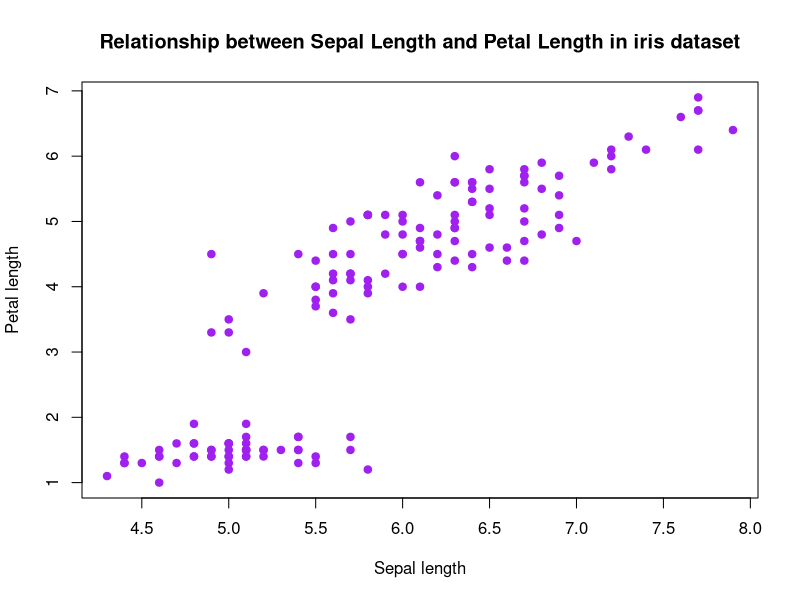
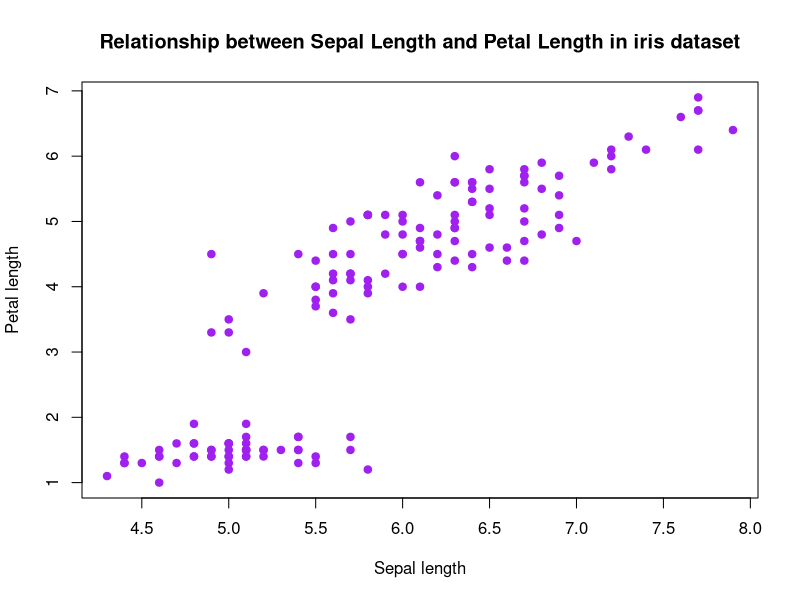

Reproduce these figures in R, in order.
data(iris)
plot(iris$Sepal.Length, iris$Petal.Length,
     main = "Relationship between Sepal Length and Petal Length in iris dataset",
     xlab = "Sepal length",
     ylab = "Petal length",
     col = "purple",
     pch = 19)

png(filename = "iris_scatterplot.png", width = 2000, height = 1500, res = 300)
plot(iris$Sepal.Length, iris$Petal.Length,
     main = "Relationship between Sepal Length and Petal Length in iris dataset",
     xlab = "Sepal length",
     ylab = "Petal length",
     col = "purple",
     pch = 19)

dev.off()